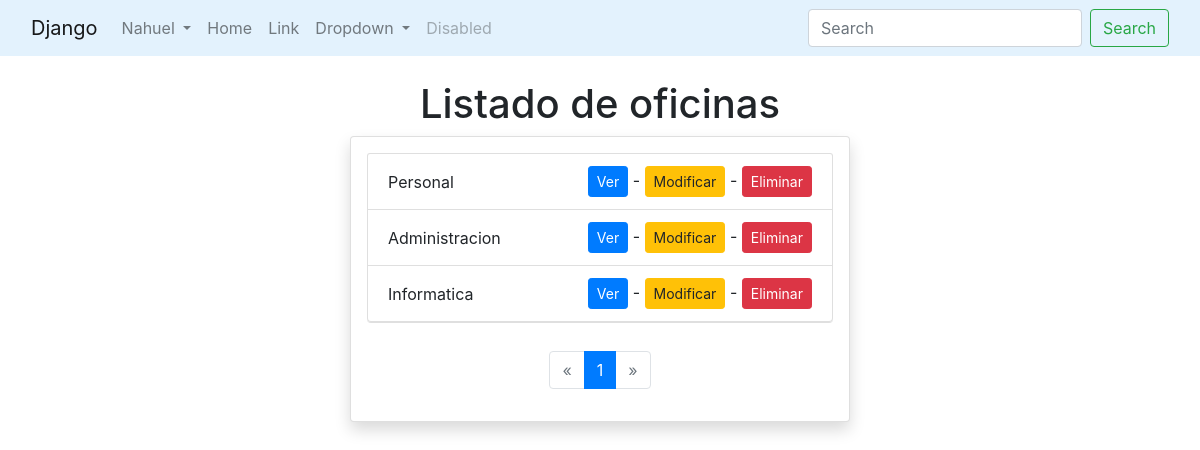
The app's page /oficina/lista/ (signed in), older data.
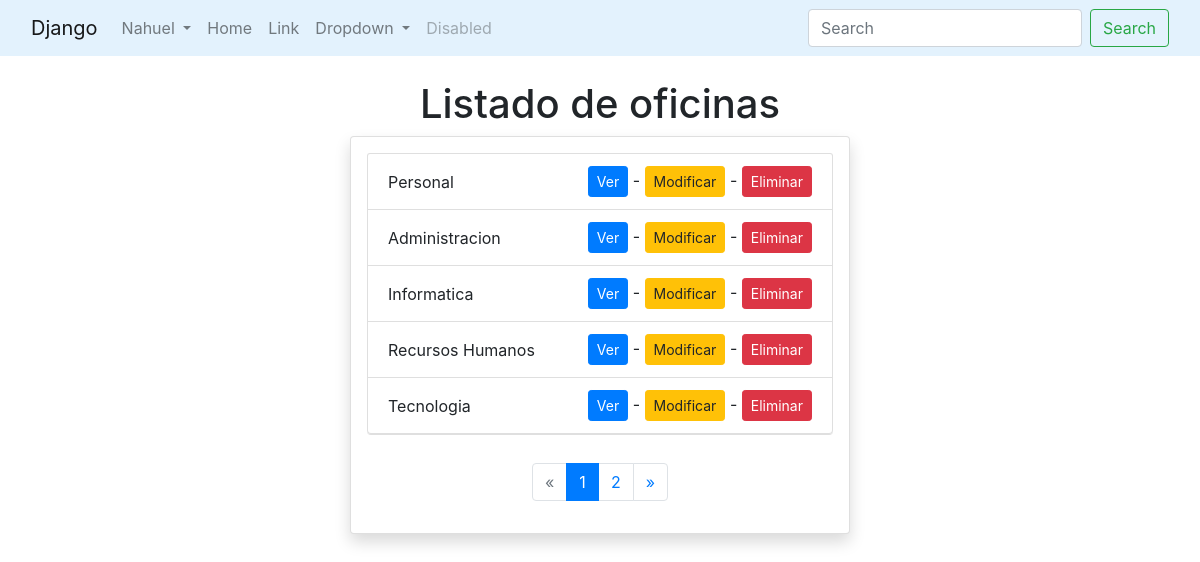
The same page, newer data.
### oficina/models.py (models this page shows, shortened)
class Oficina(models.Model):
    nombre = models.CharField(verbose_name="Nombre de la oficina", max_length=50, unique=True)
    nombre_corto = models.SlugField(verbose_name="Id Corto", max_length=10, unique=True, help_text="Identificador corto y unico para la oficina")
    validators = [validate_nombre_corto]
    class Meta:
        verbose_name = 'Oficina'
        verbose_name_plural = 'Oficinas'

### oficina/views.py (the view)
class OficinaListView(LoginRequiredMixin, ListView):
    model = Oficina
    template_name = "oficina/lista.html"
    context_object_name = "oficinas"
    paginate_by = 5

### templates/oficina/lista.html
{% extends 'base.html' %}
{% block content %}
    <div><center><h1>Listado de oficinas</h1></center></div>
    <div class="d-flex justify-content-center mt-1">
        <div class="card shadow p-3" style="width: 500px; margin-bottom: 1px;">
            {% if oficinas %}
                <ul class="list-group">
                    {% for oficina in oficinas %}
                        <li class="list-group-item d-flex justify-content-between align-items-center">
                            {{ oficina.nombre }}
                            <div>
                                <a href="{% url 'oficina:detalle' oficina.id %}" class="btn btn-sm btn-primary">Ver</a> -
                                <a href="{% url 'oficina:editar' oficina.id %}" class="btn btn-sm btn-warning">Modificar</a> -
                                <a href="{% url 'oficina:eliminar' oficina.id %}" class="btn btn-sm btn-danger">Eliminar</a>
                            </div>
                        </li>
                    {% endfor %}
                </ul>
                <div class="d-flex justify-content-center mt-1">
                    {% include 'paginator.html' %}
                </div>
            {% else %}
                <p class="text-center mt-3">No hay oficinas registradas.</p>
            {% endif %}
        </div>
    </div>
{% endblock content %}

### templates/base.html (shortened to what this page needs)
{% load bootstrap4 %}
<!DOCTYPE html>
<html lang="en">
<head>
    {% bootstrap_css %}
</head>
<body>
    {% include 'navbar.html' %}
    <div class="container mt-4 center">
        <div class="col-9 col-md-10 mx-auto">
            {% block content %}
            {% endblock content %}
        </div>
    </div>
</body>
</html>

### templates/navbar.html (shortened to what this page needs)
<nav class="navbar navbar-expand-lg navbar-light" style="background-color: #e3f2fd;" >
  <div class="container-fluid">
    <a class="navbar-brand" href="#">Django</a>
    <div class="collapse navbar-collapse" id="navbarSupportedContent">
      <ul class="navbar-nav mr-auto mb-2 mb-lg-0">
        {% if user.is_authenticated %}
          <li class="nav-item dropdown">
            <a class="nav-link dropdown-toggle" href="#" id="userMenu" role="button" data-toggle="dropdown" aria-haspopup="true" aria-expanded="false">
              {{ user.username }}
            </a>
          </li>
        {% else %}
          <li class="nav-item">
            <a class="nav-link" href="{% url 'account_login' %}">Ingresar</a>
          </li>
        {% endif %}
        <li class="nav-item">
          <a class="nav-link" aria-current="page" href="{% url 'persona:index' %}">Home</a>
        </li>
        <li class="nav-item">
          <a class="nav-link" href="#">Link</a>
        </li>
        <li class="nav-item dropdown">
          <a class="nav-link dropdown-toggle" href="#" id="dropdown01" role="button" data-bs-toggle="dropdown" aria-haspopup="true" aria-expanded="false">
            Dropdown
          </a>
        </li>
        <li class="nav-item">
          <a class="nav-link disabled" aria-disabled="true">Disabled</a>
        </li>
      </ul>
      <form class="d-flex" role="search" action="{% url 'persona:buscar' %}" method="get">
        <input class="form-control mr-2" type="search" placeholder="Search" aria-label="Search" name="q"/>
        <button class="btn btn-outline-success" type="submit">Search</button>
      </form>
    </div>
  </div>
</nav>

### templates/paginator.html
<nav>
    <ul class="pagination justify-content-center mt-4">
        {% if page_obj.has_previous %}
            <li class="page-item">
                <a class="page-link" href="?page={{ page_obj.previous_page_number }}" aria-label="Previous">
                    <span aria-hidden="true">&laquo;</span>
                </a>
            </li>
        {% else %}
            <li class="page-item disabled">
                <span class="page-link" aria-label="Previous">
                    <span aria-hidden="true">&laquo;</span>
                </span>
            </li>
        {% endif %}
        {% for num in page_obj.paginator.page_range %}
            {% if page_obj.number == num %}
                <li class="page-item active"><span class="page-link">{{ num }}</span></li>
            {% elif num > page_obj.number|add:'-3' and num < page_obj.number|add:'3' %}
                <li class="page-item"><a class="page-link" href="?page={{ num }}">{{ num }}</a></li>
            {% endif %}
        {% endfor %}
        {% if page_obj.has_next %}
            <li class="page-item">
                <a class="page-link" href="?page={{ page_obj.next_page_number }}" aria-label="Next">
                    <span aria-hidden="true">&raquo;</span>
                </a>
            </li>
        {% else %}
            <li class="page-item disabled">
                <span class="page-link" aria-label="Next">
                    <span aria-hidden="true">&raquo;</span>
                </span>
            </li>
        {% endif %}
    </ul>
</nav>

Row changes from the older to the newer data that the page shows:
added Oficina: nombre "Recursos Humanos"
added Oficina: nombre "Tecnologia"
Text that changed along with them:
new list line: "2"
